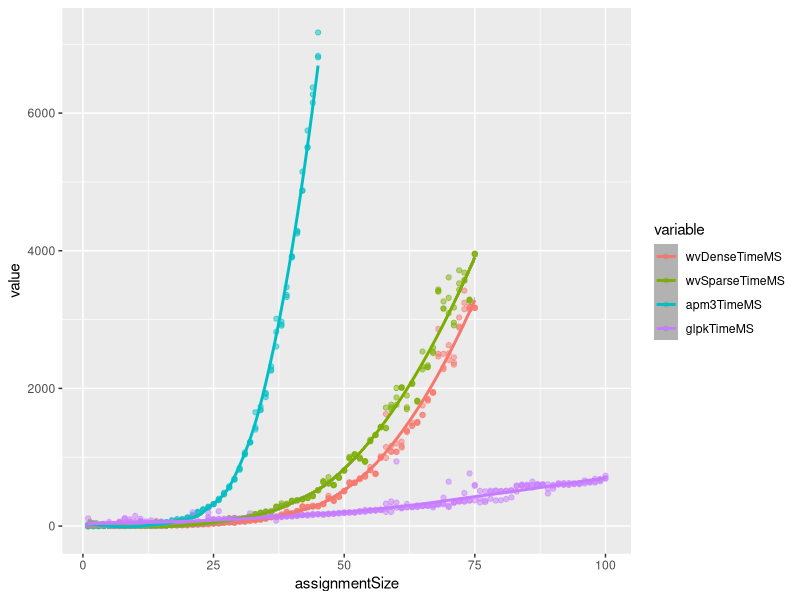
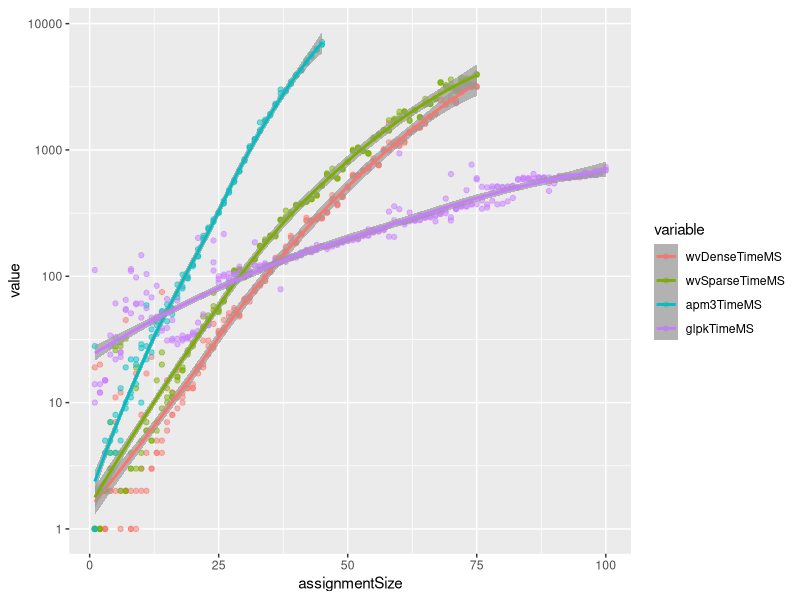
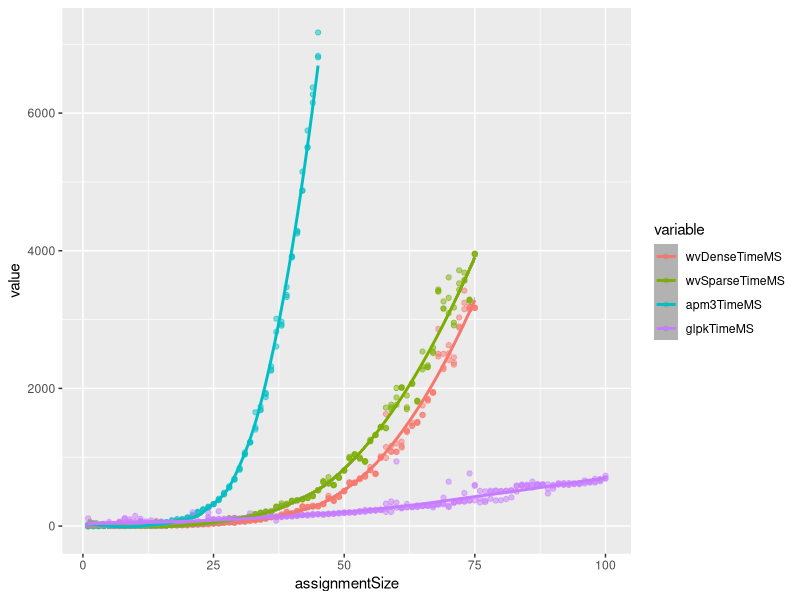
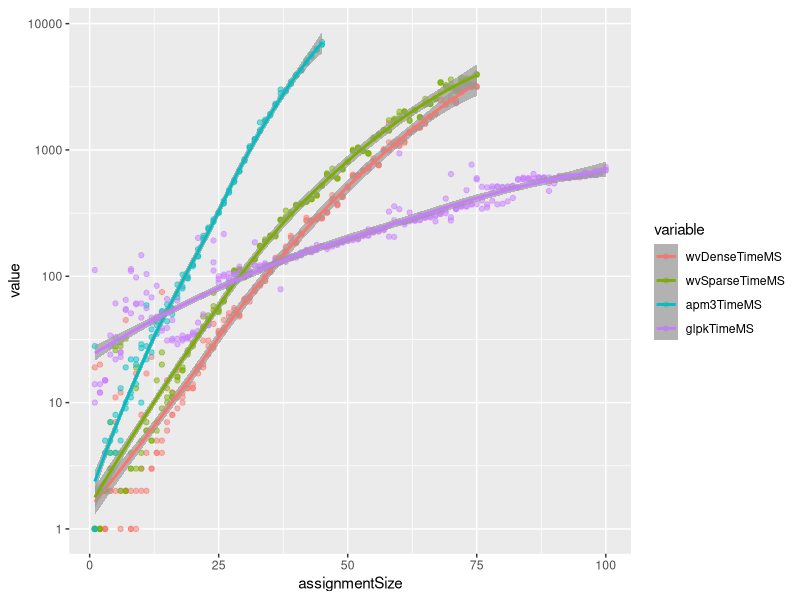

R code for these plots, in order:
library(plyr)
library(reshape)
library(ggplot2)
d <- read.table('assignmentSpeed.tsv',header=T,sep='\t')
d2 <- melt(d,id.vars=c('assignmentSize'))
ggplot(data=d2,aes(x=assignmentSize,y=value,color=variable)) + geom_point(alpha=0.5) + geom_smooth(alpha=0.7)
ggsave('assignmentSpeed.png',width=8,height=6,dpi=90)
d2$value = pmax(1,d2$value)
ggplot(data=d2,aes(x=assignmentSize,y=value,color=variable)) + geom_point(alpha=0.5) + geom_smooth(alpha=0.7) +  scale_y_log10()
summary(lm(log(value) ~ 0 + variable + variable:log(assignmentSize),data=d2))
ggsave('assignmentLogSpeed.png',width=8,height=6,dpi=90)
